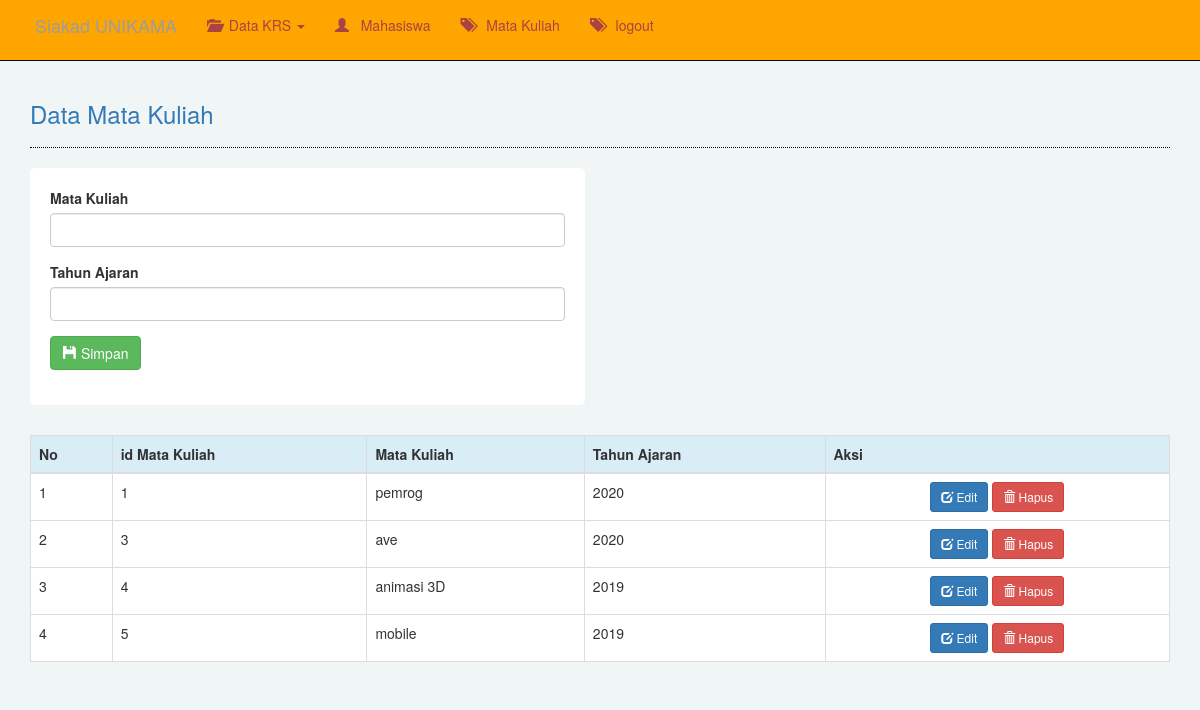
Page /siakad/index.php?lihat=matkul/index (signed in) on the committed database.
### tables this page shows
CREATE TABLE `mk` (
  `idMk` int(11) NOT NULL,
  `namaMk` varchar(50) NOT NULL,
  `tahunAjaran` varchar(50) NOT NULL
);

### praktikum/panggil/detailkrp/koneksi.php (called while the page is built, shortened)
<?php
class db_connect{
	public $host =db_host;
	public $user =db_user;
	public $pass =db_pass;
	public $dbname =db_name;
	public function connect(){
		$this->conn = new mysqli($this->host, $this->user, $this->pass, $this->dbname);
	}
}
 ?>

### siakad/panggil/matkul/class.php (called while the page is built, shortened)
<?php
require 'koneksi.php';
class db_class extends db_connect{
	public function read(){
		$stmt = $this->conn->prepare("select * from mk") or die($this->conn->error);
		if($stmt->execute()){
			$result = $stmt->get_result();
			return $result;
		}
	}
}
?>

### siakad/panggil/matkul/index.php (the view, shortened to what this page needs)
<!DOCTYPE html>
<html>
<head>
</head>
<body>
</body>
</html>
<?php
$conn = new db_class();
$read = $conn->read();
$link 	= "index.php?lihat=matkul/";
?>
<div class = "row">
	<div class = "col-lg-12">
		<h3 class = "text-primary">Data Mata Kuliah</h3>
		<hr style = "border-top:1px dotted #000;"/>
		<div class = "row">
			<div class = "col-lg-6">
				<form method ="POST"action = "panggil/matkul/tambah.php">
					<div class="form-group">
						<label>Mata Kuliah</label>
						<input type ="text" id="namaMk" name = "namaMk" class="form-control" required>
					</div>
					<div class="form-group">
						<label>Tahun Ajaran</label>
						<input type ="text" id="tahunAjaran" name = "tahunAjaran" class="form-control" required>
					</div>
					<div class = "form-group">
						<button name = "save" class = "btn btn-success">
							<span class = "glyphicon glyphicon-floppy-disk"></span>
							Simpan
						</button>
					</div>
				</form>
			</div>
			<div class = "col-lg-3"></div>
		</div>
		<br>
		<table class="table table-hover table-bordered" style="margin-top: 10px">
			<tr class="info">
				<th>No</th>
				<th>id Mata Kuliah</th>
				<th>Mata Kuliah</th>
				<th>Tahun Ajaran</th>
				<th>Aksi</th>
			</tr>
			<tbody>
				<?php
				$no=1;
				while($tampil = $read->fetch_array()){
					?>
					<tr>
						<td><?php echo $no++; ?></td>
						<td><?php echo $tampil['idMk']?></td>
						<td><?php echo $tampil['namaMk']?></td>
						<td><?php echo $tampil['tahunAjaran']?></td>
						<td style="text-align: center;">
							<a href="<?= $link.'edit&idMk='.$tampil['idMk'] ?>" class="btn btn-primary btn-sm">
								<span class = "glyphicon glyphicon-edit"></span> Edit
							</a>
							<a onclick="return confirm('Apakah yakin data akan di hapus?')" href="	<?= $link.'hapus&idMk='.$tampil['idMk'] ?>" class="btn btn-danger btn-sm">
								<span class = "glyphicon glyphicon-trash"></span> Hapus
							</a>
						</td>
					</tr>
					<?php
				}
				?>
			</tbody>
		</table>
	</div>
</div>

### siakad/index.php (style rules this page uses)
body { background-color: #FFA500; }

### siakad/panggil/matkul/index.php (style rules this page uses)
body { background-color: #f0f5f5; }
form, table { background-color: white; padding:20px; border-radius: 5px; }

### rows in the picture
mk: idMk "1", namaMk "pemrog", tahunAjaran "2020"
mk: idMk "3", namaMk "ave", tahunAjaran "2020"
mk: idMk "4", namaMk "animasi 3D", tahunAjaran "2019"
mk: idMk "5", namaMk "mobile", tahunAjaran "2019"
